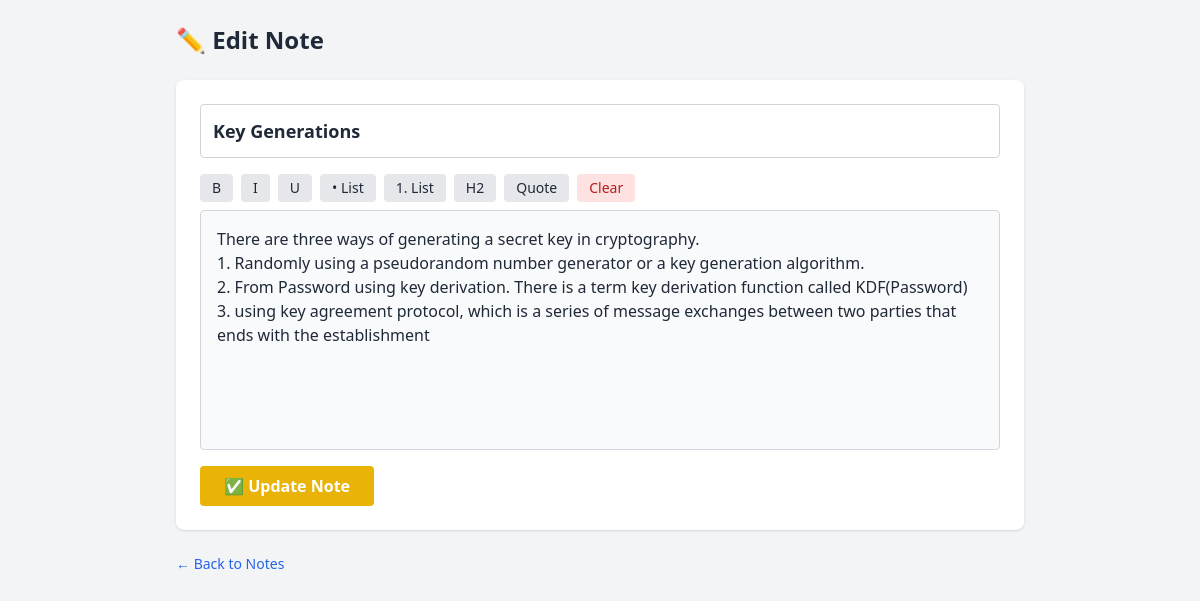
Before: /edit_note/17 with the older database file.
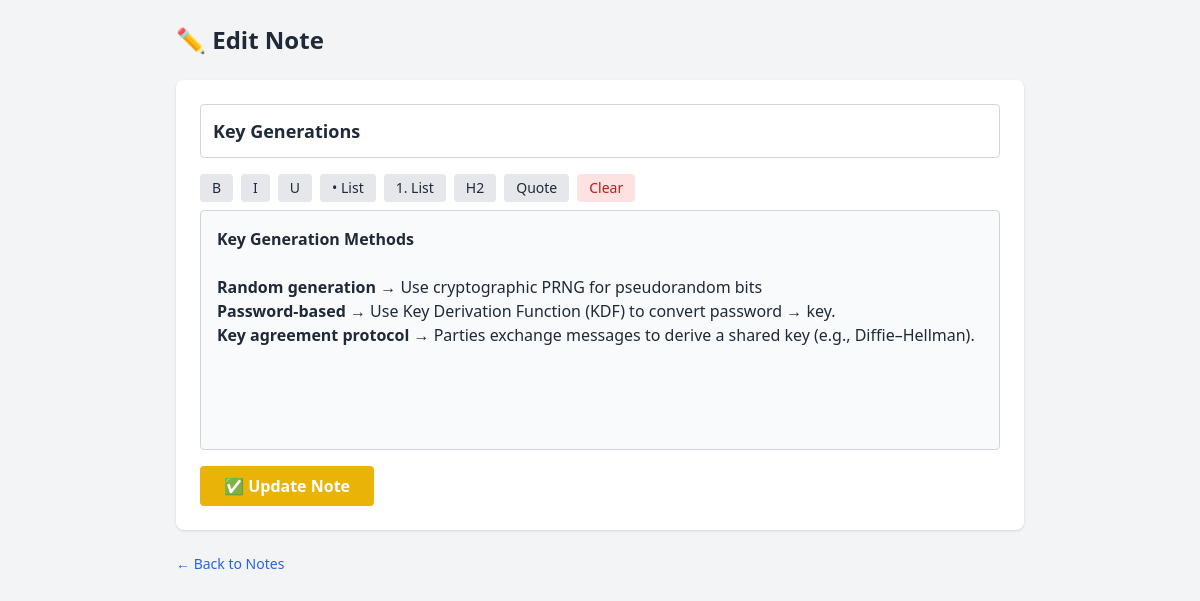
After: the same page with the newer database file.
### app.py (models this page shows)
class Note(db.Model):
    id = db.Column(db.Integer, primary_key=True)
    title = db.Column(db.String(200), nullable=False)
    content = db.Column(db.Text, nullable=False)
    chapter_id = db.Column(db.Integer, db.ForeignKey('chapter.id'), nullable=False)

### app.py (the view, shortened to what this page needs)
@app.route("/edit_note/<int:note_id>", methods=["GET", "POST"])
def edit_note(note_id):
    note = Note.query.get_or_404(note_id)
    return render_template("edit_note.html", note=note)

### templates/edit_note.html (shortened to what this page needs)
{% extends "base.html" %}
{% block content %}
<h1 class="text-2xl font-bold text-gray-800 mb-6">✏️ Edit Note</h1>
<form method="POST" onsubmit="syncContent()" class="bg-white p-6 rounded-lg shadow space-y-4">
  <input
    name="title"
    value="{{ note.title }}"
    placeholder="Note Title"
    required
    class="w-full p-3 border border-gray-300 rounded text-lg font-semibold"
  />
  <div class="space-y-2">
    <div class="flex flex-wrap gap-2 text-sm font-medium">
      <button type="button" onclick="format('bold')" class="bg-gray-200 px-3 py-1 rounded hover:bg-gray-300">B</button>
      <button type="button" onclick="format('italic')" class="bg-gray-200 px-3 py-1 rounded hover:bg-gray-300">I</button>
      <button type="button" onclick="format('underline')" class="bg-gray-200 px-3 py-1 rounded hover:bg-gray-300">U</button>
      <button type="button" onclick="format('insertUnorderedList')" class="bg-gray-200 px-3 py-1 rounded hover:bg-gray-300">• List</button>
      <button type="button" onclick="format('insertOrderedList')" class="bg-gray-200 px-3 py-1 rounded hover:bg-gray-300">1. List</button>
      <button type="button" onclick="format('formatBlock','<h2>')" class="bg-gray-200 px-3 py-1 rounded hover:bg-gray-300">H2</button>
      <button type="button" onclick="format('formatBlock','<blockquote>')" class="bg-gray-200 px-3 py-1 rounded hover:bg-gray-300">Quote</button>
      <button type="button" onclick="clearFormat()" class="bg-red-100 text-red-700 px-3 py-1 rounded hover:bg-red-200">Clear</button>
    </div>
    <div
      id="editor"
      contenteditable="true"
      class="w-full h-60 p-4 border border-gray-300 rounded text-gray-800 bg-gray-50 whitespace-pre-wrap overflow-y-auto"
    >{{ note.content|safe }}</div>
  </div>
  <button
    type="submit"
    class="bg-yellow-500 hover:bg-yellow-600 text-white font-semibold px-6 py-2 rounded"
  >
    ✅ Update Note
  </button>
</form>
<a href="{{ url_for('notes', chapter_id=note.chapter_id) }}" class="mt-6 inline-block text-blue-600 hover:underline text-sm">← Back to Notes</a>
{% endblock %}

Changed rows visible on the page:
changed Note "Key Generations": content "There are three ways of generating a secret key in cryptography. 1. Randomly using a pseudorandom number generator or a key generation algorithm. 2. From Password using key derivation. There is a term key derivation function called KDF(Password) 3. using key agreement protocol, which is a series of message exchanges between two parties that ends with the establishment" → "Key Generation Methods Random generation → Use cryptographic PRNG for pseudorandom bits Password-based → Use Key Derivation Function (KDF) to convert password → key. Key agreement protocol → Parties exchange messages to derive a shared key (e.g., Diffie–Hellman)."
